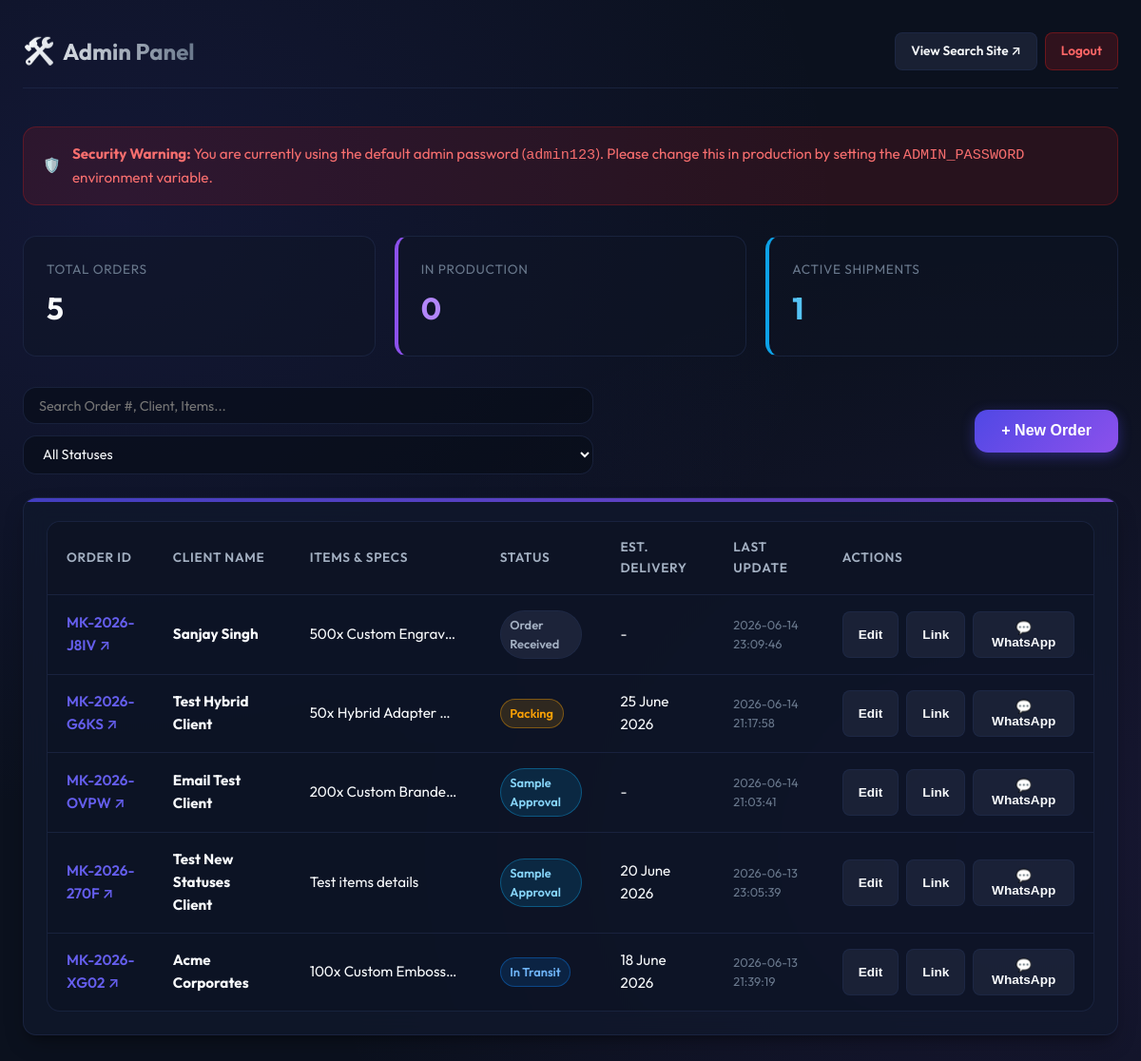
/admin (signed in), run on the app's committed database.
### tables this page shows
CREATE TABLE orders (
                id INTEGER PRIMARY KEY AUTOINCREMENT,
                order_number TEXT UNIQUE NOT NULL,
                client_name TEXT NOT NULL,
                item_details TEXT NOT NULL,
                status TEXT NOT NULL,
                notes TEXT,
                courier_name TEXT,
                tracking_number TEXT,
                estimated_delivery TEXT,
                created_at TEXT NOT NULL,
                updated_at TEXT NOT NULL
            , email TEXT);

### app.py (the view)
@app.route('/admin')
@login_required
def admin_dashboard():
    search_query = request.args.get('search', '').strip()
    status_filter = request.args.get('status', '').strip()
    sql = "SELECT * FROM orders WHERE 1=1"
    params = []
    if search_query:
        sql += " AND (order_number LIKE ? OR client_name LIKE ? OR item_details LIKE ?)"
        search_pattern = f"%{search_query}%"
        params.extend([search_pattern, search_pattern, search_pattern])
    if status_filter:
        sql += " AND status = ?"
        params.append(status_filter)
    sql += " ORDER BY id DESC"
    orders = run_query(sql, params, fetchall=True)
    total_orders_row = run_query("SELECT COUNT(*) as cnt FROM orders", fetchone=True)
    total_orders = total_orders_row['cnt'] if total_orders_row else 0
    in_production_row = run_query("SELECT COUNT(*) as cnt FROM orders WHERE status = 'Production Start'", fetchone=True)
    in_production = in_production_row['cnt'] if in_production_row else 0
    ready_or_transit_row = run_query("SELECT COUNT(*) as cnt FROM orders WHERE status IN ('Ready for Dispatch', 'In Transit')", fetchone=True)
    ready_or_transit = ready_or_transit_row['cnt'] if ready_or_transit_row else 0
    return render_template('admin.html',
                           orders=orders,
                           search=search_query,
                           status_filter=status_filter,
                           total_orders=total_orders,
                           in_production=in_production,
                           ready_or_transit=ready_or_transit,
                           admin_password_is_default=(ADMIN_PASSWORD == 'admin123'))

### app.py (called while the page is built)
def login_required(f):
    from functools import wraps
    @wraps(f)
    def decorated_function(*args, **kwargs):
        if not session.get('logged_in'):
            return redirect(url_for('login'))
        return f(*args, **kwargs)
    return decorated_function

### templates/admin.html (shortened to what this page needs)
<!DOCTYPE html>
<html lang="en">
<head>
    <link rel="stylesheet" href="{{ url_for('static', filename='style.css') }}">
</head>
<body>
    <div class="container" style="max-width: 1200px;">
        <header>
            <div class="logo">
                <span class="logo-icon">🛠️</span>
                <span>Admin Panel</span>
            </div>
            <div class="flex-between gap-2">
                <a href="{{ url_for('home') }}" class="btn btn-secondary btn-sm" target="_blank">View Search Site ↗</a>
                <a href="{{ url_for('logout') }}" class="btn btn-danger btn-sm">Logout</a>
            </div>
        </header>
        {% if admin_password_is_default %}
        <div class="alert alert-error" style="margin-bottom: 2rem;">
            <span>🛡️</span>
            <span><strong>Security Warning:</strong> You are currently using the default admin password (<code>admin123</code>). Please change this in production by setting the <code>ADMIN_PASSWORD</code> environment variable.</span>
        </div>
        {% endif %}
        <div class="admin-stats">
            <div class="stat-card">
                <div class="stat-label">Total Orders</div>
                <div class="stat-value">{{ total_orders }}</div>
            </div>
            <div class="stat-card" style="border-left: 4px solid var(--accent);">
                <div class="stat-label">In Production</div>
                <div class="stat-value" style="color: hsl(263, 90%, 75%);">{{ in_production }}</div>
            </div>
            <div class="stat-card" style="border-left: 4px solid var(--info);">
                <div class="stat-label">Active Shipments</div>
                <div class="stat-value" style="color: hsl(199, 90%, 65%);">{{ ready_or_transit }}</div>
            </div>
        </div>
        <div class="dashboard-actions">
            <form action="{{ url_for('admin_dashboard') }}" method="GET" class="filters-bar">
                <input type="text" name="search" placeholder="Search Order #, Client, Items..." value="{{ search }}">
                <select name="status" onchange="this.form.submit()">
                    <option value="">All Statuses</option>
                </select>
            </form>
            <button class="btn btn-primary" id="btn-add-order">+ New Order</button>
        </div>
        <div class="card" style="padding: 1.5rem; border-radius: var(--radius-md);">
            {% if orders %}
            <div class="table-responsive">
                <table>
                    <thead>
                        <tr>
                            <th>Order ID</th>
                            <th>Client Name</th>
                            <th>Items & Specs</th>
                            <th>Status</th>
                            <th>Est. Delivery</th>
                            <th>Last Update</th>
                            <th>Actions</th>
                        </tr>
                    </thead>
                    <tbody>
                        {% for order in orders %}
                        <tr>
                            <td>
                                <a href="{{ url_for('track_order', order_number=order.order_number) }}" target="_blank" style="font-weight: 600; color: var(--primary-hover);">
                                    {{ order.order_number }} ↗
                                </a>
                            </td>
                            <td><strong>{{ order.client_name }}</strong></td>
                            <td style="max-width: 200px; overflow: hidden; text-overflow: ellipsis; white-space: nowrap;" title="{{ order.item_details }}">
                                {{ order.item_details }}
                            </td>
                            <td>
                                <span class="status-badge {% if order.status == 'Order Received' %}received{% elif order.status == 'Sample Approval' %}sample-approval{% elif order.status == 'Production Start' %}production-start{% elif order.status == 'Packing' %}packing{% elif order.status == 'Ready for Dispatch' %}dispatch{% elif order.status == 'In Transit' %}transit{% elif order.status == 'Delivered' %}delivered{% endif %}" style="font-size: 0.8rem; padding: 0.25rem 0.6rem;">
                                    {{ order.status }}
                                </span>
                            </td>
                            <td>{{ order.estimated_delivery or '-' }}</td>
                            <td style="font-size: 0.8rem; color: var(--text-muted);">{{ order.updated_at }}</td>
                            <td>
                                <div class="action-btns">
                                    <button class="btn btn-secondary btn-sm btn-edit"
                                            data-id="{{ order.id }}"
                                            data-ordernum="{{ order.order_number }}"
                                            data-client="{{ order.client_name }}"
                                            data-email="{{ order.email }}"
                                            data-items="{{ order.item_details }}"
                                            data-status="{{ order.status }}"
                                            data-notes="{{ order.notes }}"
                                            data-courier="{{ order.courier_name }}"
                                            data-tracking="{{ order.tracking_number }}"
                                            data-est="{{ order.estimated_delivery }}">
                                        Edit
                                    </button>
                                    <button class="btn btn-secondary btn-sm btn-copy-link" data-ordernum="{{ order.order_number }}">Link</button>
                                    <button class="btn btn-secondary btn-sm btn-whatsapp"
                                            data-client="{{ order.client_name }}"
                                            data-status="{{ order.status }}"
                                            data-ordernum="{{ order.order_number }}">
                                        💬 WhatsApp
                                    </button>
                                </div>
                            </td>
                        </tr>
                        {% endfor %}
                    </tbody>
                </table>
            </div>
            {% else %}
            <div class="text-center" style="padding: 3rem 1rem; color: var(--text-muted);">
                <p style="font-size: 1.2rem; margin-bottom: 1rem;">No orders found</p>
                <p>Create a new order to get started!</p>
            </div>
            {% endif %}
        </div>
    </div>
</body>
</html>

### data on the page
orders: order_number "MK-2026-J8IV", client_name "Sanjay Singh", item_details "500x Custom Engrav…", status "Order Received", estimated_delivery "-", updated_at "2026-06-14 23:09:46"
orders: order_number "MK-2026-G6KS", client_name "Test Hybrid Client", item_details "50x Hybrid Adapter…", status "Packing", estimated_delivery "25 June 2026", updated_at "2026-06-14 21:17:58"
orders: order_number "MK-2026-OVPW", client_name "Email Test Client", item_details "200x Custom Brande…", status "Sample Approval", estimated_delivery "-", updated_at "2026-06-14 21:03:41"
orders: order_number "MK-2026-270F", client_name "Test New Statuses Client", item_details "Test items details", status "Sample Approval", estimated_delivery "20 June 2026", updated_at "2026-06-13 23:05:39"
orders: order_number "MK-2026-XG02", client_name "Acme Corporates", item_details "100x Custom Emboss…", status "In Transit", estimated_delivery "18 June 2026", updated_at "2026-06-13 21:39:19"

### other printed values
{{ total_orders }} "5"
{{ in_production }} "0"
{{ ready_or_transit }} "1"
